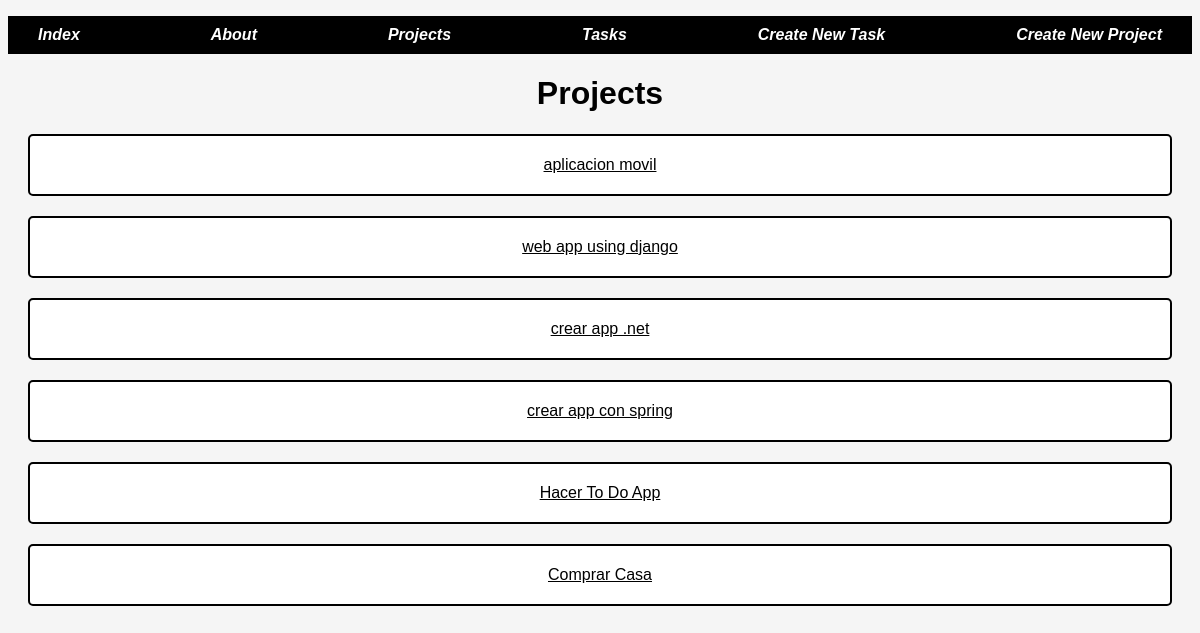
/projects/, run on the app's committed database.
### myapp/models.py (models this page shows, shortened)
class Project(models.Model):
    name = models.CharField(max_length=200)

### myapp/views.py (the view)
# urls.py: path('projects/', views.projects, name='projects'),
def projects(req):
    projects = list(Project.objects.values())
    return render(req, 'projects/projects.html', {
        'projects': projects
    })

### myapp/templates/projects/projects.html
{% extends 'layout/nav.html' %}
{% block content %}
    <h1>Projects</h1>
    {% for p in projects %}
    <article class="card">
        <a href="{% url 'project_tasks' p.id%}">{{p.name}}</a>
    </article>
    {% endfor %}
{% endblock %}

### myapp/static/styles/main.css (style rules this page uses)
body { font-family: Helvetica; background-color: whitesmoke; }
.card { border: 2px solid black; border-radius: 5px; background-color: white; padding: 20px; margin: 20px; }
.card a { color: black; }

### data on the page
Project: name "aplicacion movil"
Project: name "web app using django"
Project: name "crear app .net"
Project: name "crear app con spring"
Project: name "Hacer To Do App"
Project: name "Comprar Casa"
